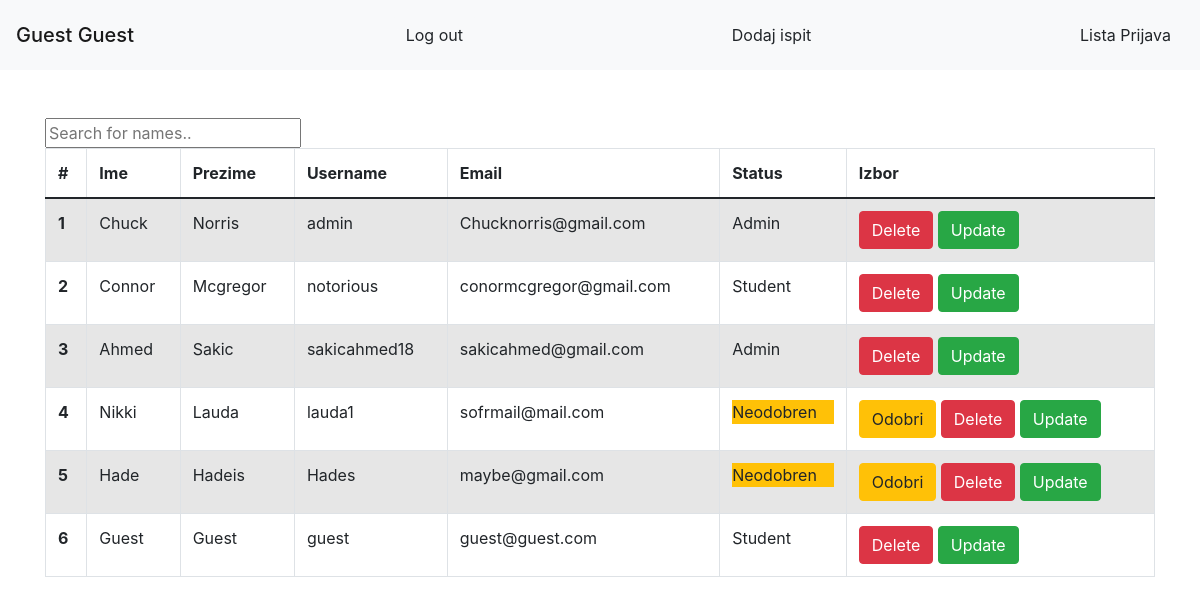
/PHPproject/admin.php?id=19, run on the app's committed database.
### tables this page shows
CREATE TABLE `users` (
  `user_id` int(255) NOT NULL,
  `Ime` varchar(255) NOT NULL,
  `Prezime` varchar(255) NOT NULL,
  `Password` varchar(255) NOT NULL,
  `Username` varchar(255) NOT NULL,
  `Email` varchar(255) NOT NULL,
  `Administrator` int(1) NOT NULL
);

### PHPproject/getstudentname.php (called while the page is built, shortened)
<?php
$pom=$_GET['id'];
$sql1="SELECT Ime,Prezime FROM users WHERE user_id='$pom'";
$result1=mysqli_query($conn,$sql1);
while($row=mysqli_fetch_array($result1)){
  $pravoprezime=$row['Prezime'];
   $pravoime=$row['Ime'];
}
?>

### PHPproject/adminfunkcije.php (called while the page is built, shortened)
              <?php
              $sql="SELECT * FROM users";
   $result=mysqli_query($conn, $sql);
$increment=1;
         ?>

### PHPproject/admin.php (the view, shortened to what this page needs)
<!DOCTYPE html>
<?php require_once "includes/database.php" ?>
<?php require_once "adminfunkcije.php" ?>
<html lang="en">
<head>
     <link rel="stylesheet" href="css/bootstrap.min.css">
    <link rel="stylesheet" href="admin.css">
    <link rel="stylesheet" href="https://maxcdn.bootstrapcdn.com/bootstrap/4.5.2/css/bootstrap.min.css">
</head>
<body>
  <?php
    require_once "getstudentname.php"
    ?>
   <nav class="navbar navbar-light bg-light mb-5" style="height:70px;">
  <span class="navbar-brand mb-0 h1"><?php echo $pravoime; echo " "; echo $pravoprezime; ?></span>
  <a href="index.php" class="btn btn-light">Log out</a>
  <button type="button" class="btn btn-light" style="height:100%" onclick="hidetable()">Dodaj ispit</button>
  <button type="button" class="btn btn-light" style="height:100%" onclick="hideall()">Lista Prijava</button>
</nav>
   <div class="container">
       <div class="row">
           <div class="col-md-12">
             <div class="table-responsive" id="tabelastudenata">
              <input type="text" id="myInput" onkeyup="myFunction()" placeholder="Search for names.." title="Type in a name">
    <table id="myTable" class="table table-striped table-bordered ">
  <thead>
    <tr>
      <th scope="col">#</th>
      <th scope="col">Ime</th>
      <th scope="col">Prezime</th>
      <th scope="col">Username</th>
      <th scope="col">Email</th>
      <th scope="col">Status</th>
      <th scope="col">Izbor</th>
    </tr>
  </thead>
  <tbody>
   <?php while($row = mysqli_fetch_assoc($result)){   ?>
    <tr>
      <th><?php echo $increment; $increment++; ?></th>
      <td><?php echo $row['Ime'] ?></td>
      <td><?php echo $row['Prezime'] ?></td>
      <td><?php echo $row['Username'] ?></td>
      <td><?php echo $row['Email'] ?></td>
      <td><?php if($row['Administrator']==0){
    echo '<div class="bg-warning">Neodobren</div>';
}
else if($row['Administrator']==1){
    echo 'Admin';
}
    else{
        echo 'Student';
    }
      ?></td>
      <td><?php  if($row['Administrator']==0) echo "<a href='odobri.php?a={$row['Username']}' class='btn btn-warning'>Odobri</a>";
                                                               ?>
     <?php echo "<a href='delete.php?a={$row['Username']}' class='btn btn-danger'>Delete</a>"  ?>
     <?php echo "<a href='update.php?a={$row['Username']}' class='btn btn-success'>Update</a>"  ?>
                                                              </td>
    </tr>
   <?php }?>
  </tbody>
</table>
          </div>
           </div>
       </div>
   </div>
</body>
</html>

### data on the page
users: Ime "Guest", Prezime "Guest", Username "guest", Email "guest@guest.com", Administrator "Student"
users: Ime "Chuck", Prezime "Norris", Username "admin", Email "Chucknorris@gmail.com", Administrator "Admin"
users: Ime "Connor", Prezime "Mcgregor", Username "notorious", Email "conormcgregor@gmail.com", Administrator "Student"
users: Ime "Ahmed", Prezime "Sakic", Username "sakicahmed18", Email "sakicahmed@gmail.com", Administrator "Admin"
users: Ime "Nikki", Prezime "Lauda", Username "lauda1", Email "sofrmail@mail.com", Administrator "Neodobren"
users: Ime "Hade", Prezime "Hadeis", Username "Hades", Email "maybe@gmail.com", Administrator "Neodobren"
